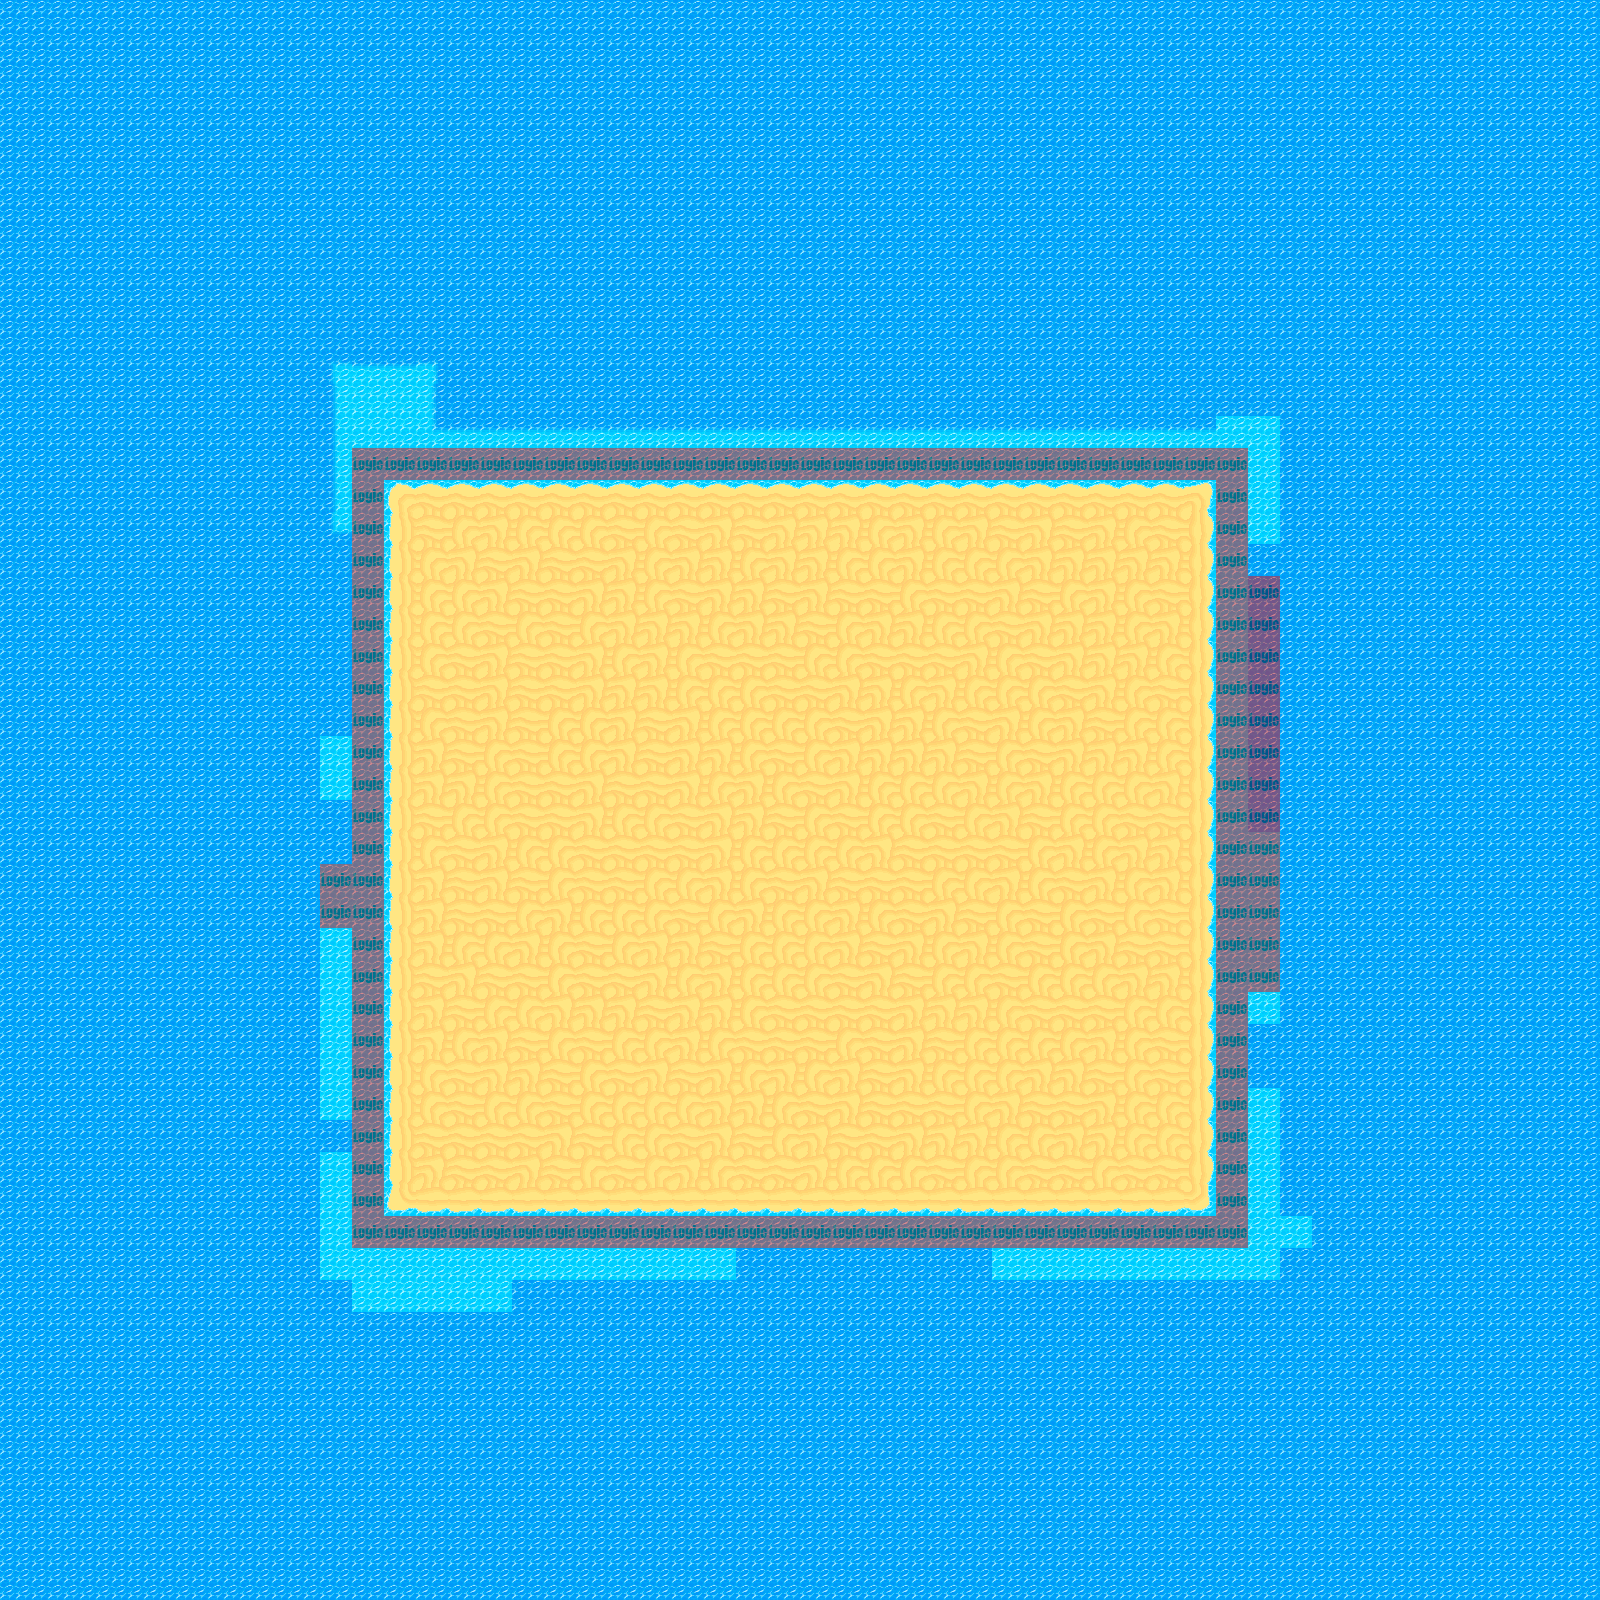

This is a level from a 2D game, rendered from its Tiled map with the project's own tilesets. A one-line summary and the map file follow, with tile-layer data summarised:
An orthogonal 50x50 tile map with 32x32 px tiles, 2 tile layers (main, logic), 2 tilesets.

<map version="1.0" orientation="orthogonal" renderorder="right-down" width="50" height="50" tilewidth="32" tileheight="32" nextobjectid="1">
 <tileset firstgid="1" name="tileset1" tilewidth="32" tileheight="32" tilecount="667">
  <image source="tileset1.png" width="736" height="928" />
 </tileset>
 <tileset firstgid="668" name="tilesetlogic" tilewidth="32" tileheight="32" tilecount="1">
  <image source="tilesetlogic.png" width="32" height="32" />
 </tileset>
 <layer name="main" width="50" height="50">
  <data>[2500 cells, 2500 non-empty, 20 distinct tile ids]</data>
 </layer>
 <layer name="logic" width="50" height="50" opacity="0.45">
  <data>[2500 cells, 117 non-empty, 1 distinct tile ids]</data>
 </layer>
 <objectgroup name="trigger" width="50" height="50" />
</map>
